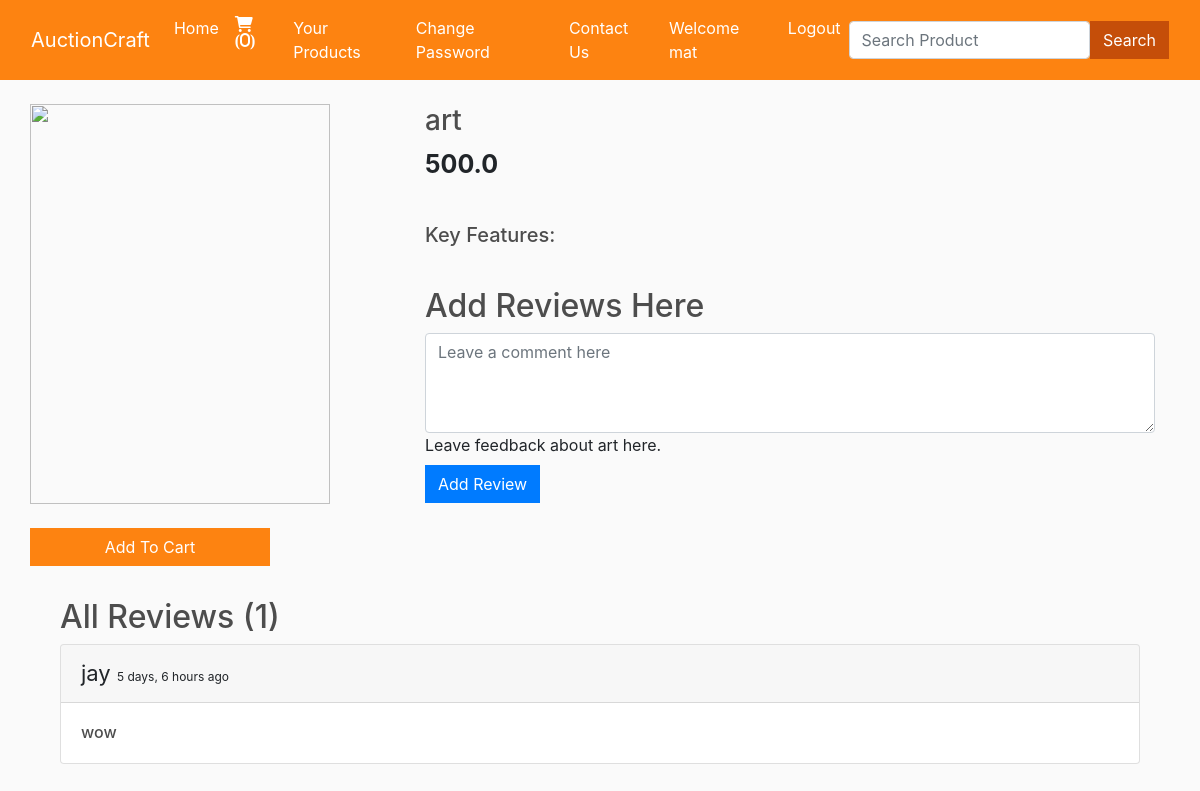
Page /product_view/1/ (signed in) on the committed database.
### users/models.py (models this page shows, shortened)
class AuctionItem(models.Model):
    seller = models.ForeignKey(User, on_delete=models.CASCADE)
    name = models.CharField(max_length=100)
    price = models.FloatField()
    image = CloudinaryField('image')

class AuctionItemReview(models.Model):
    customer = models.ForeignKey(Customer, on_delete=models.CASCADE)
    product = models.ForeignKey(AuctionItem, on_delete=models.CASCADE)
    content = models.TextField()
    datetime = models.DateTimeField(default=now)

class Customer(models.Model):
    user = models.OneToOneField(User, on_delete=models.CASCADE)
    name = models.CharField(max_length=100)
    email = models.CharField(max_length=100)
    phone_number = models.CharField(max_length=10, null=True, blank=True)
    added_items = models.ManyToManyField('AuctionItem', related_name='sellers', blank=True)
    def __str__(self):
        return str(self.user)

### users/views.py (the view, shortened to what this page needs)
# urls.py: path("product_view/<int:myid>/", views.product_view, name="product_view"),
def product_view(request, myid):
    product = AuctionItem.objects.filter(id=myid).first()
    feature = AuctionItemFeature.objects.filter(product=product)
    reviews = AuctionItemReview.objects.filter(product=product)
    data = cartData(request)
    items = data['items']
    order = data['order']
    cartItems = data['cartItems']
    return render(request, "users/items.html", {'product': product, 'cartItems': cartItems, 'feature': feature, 'reviews': reviews})

### users/inherit.py (called while the page is built)
def cartData(request):
    if request.user.is_authenticated:
        customer = request.user.customer
        order, created = Purchase.objects.get_or_create(customer=customer, complete=False)
        items = order.purchaseitem_set.all()
        cartItems = order.get_cart_items
    else:
        items = []
        order = {'get_cart_total':0, 'get_cart_items':0}
        cartItems = order['get_cart_items']
    return {'cartItems':cartItems, 'items':items, 'order':order}

### users/models.py (called while the page is built)
    @property
    def get_cart_items(self):
        orderitems = self.purchaseitem_set.all()
        total = sum([item.quantity for item in orderitems])
        return total

### users/templates/users/items.html (shortened to what this page needs)
{% extends 'users/base.html' %}
{% load static %}
{% block body %}
{% load humanize %}
<div class="container mt-4">
	<div class="row">
		<div class="col-md-4">
			<div class="row">
				<img src="{{ product.image.url }}" alt="" style="width: 300px; height: 400px;">
			</div>
			<br>
			<div class="row">
				<button data-product="{{product.id}}" data-action="add" class="btn add-btn update-cart"
					style="background-color: #FD8311; color: white; width: 15rem;">Add To Cart</button>
			</div>
			<br>
		</div>
		<div class="col-md-8">
			<h3>{{product.name}}</h3>
			<p style="font-size: 25px;"><b>{{product.price}}</b></p>
			<br>
			<h5>Key Features:</h5>
			<br>
			<h2>Add Reviews Here</h2>
			<form method="POST" action="/product_view/{{product.id}}/">
				<div class="form-floating">
					<textarea class="form-control" placeholder="Leave a comment here" id="floatingTextarea2" style="height: 100px"
						id="content" name="content"></textarea>
					<label for="floatingTextarea2">Leave feedback about {{product.name}} here.</label>
					<br>
					<button type="submit" class="btn btn-primary">Add Review</button>
				</div>
			</form>
		</div>
	</div>
	<div class="container mt-2">
		<h2>All Reviews ({{reviews.count}})</h2>
		{% for review in reviews %}
		<div class="card">
			<div class="card-header">
				<span style="font-size: 22px;">{{review.customer}} </span> <span
					style="font-size: 12px;">{{review.datetime | naturaltime}}</span>
			</div>
			<div class="card-body">
				<h6 class="card-text">{{review.content}}</h6>
			</div>
		</div>
		<br>
		{% endfor %}
	</div>
</div>
{% endblock %}

### users/templates/users/base.html (shortened to what this page needs)
{% load static %}
<!DOCTYPE html>
<html lang="en">
<head>
	<link rel="stylesheet" href="https://cdnjs.cloudflare.com/ajax/libs/font-awesome/6.0.0/css/all.min.css"
>
	<link rel="stylesheet" href="https://cdn.jsdelivr.net/npm/bootstrap@4.6.2/dist/css/bootstrap.min.css"
>
	{% block style %}
	<link rel="stylesheet" type="text/css" href="{% static 'css/base.css' %}">
	{% endblock style %}
</head>
<body>
	<nav class="navbar navbar-expand-lg navbar-dark sticky-top">
		<div class="container-fluid">
			<a class="navbar-brand" href="/">AuctionCraft</a>
			<div class="collapse navbar-collapse" id="navbarSupportedContent">
				<div class="w-75">
					<ul class="navbar-nav me-auto mb-2 mb-lg-0">
						<li class="nav-item">
							<a class="nav-link active" aria-current="page" href="/">Home</a>
						</li>
						{% if request.user.is_authenticated %}
						<li class="nav-item">
							<a class="nav-link active" aria-current="page" href="/cart/"><span
									class=" fa fa-shopping-cart"> ({{cartItems}})</span></a>
						</li>
							<li class="nav-item">
								<a class="nav-link active" href="/user_products/">Your Products</a>
							</li>
						<li class="nav-item">
							<a class="nav-link active" href="/change_password/">Change Password</a>
						</li>
						<li class="nav-item">
							<a class="nav-link active" href="/loggedin_contact/">Contact Us</a>
						</li>
						{% endif %}
						{% if not request.user.is_authenticated %}
						<li class="nav-item">
							<a class="nav-link active" aria-current="page" href="/register/">Register</a>
						</li>
						<li class="nav-item">
							<a class="nav-link active" aria-current="page" href="/login/">Login</a>
						</li>
						<li class="nav-item">
							<a class="nav-link active" href="/contact/">Contact Us</a>
						</li>
						{% else %}
						<li class="nav-item">
							<a class="nav-link user active" aria-current="page" href="#">Welcome
								{{request.user}}</a>
						</li>
						<li class="nav-item">
							<a class="nav-link active" aria-current="page" href="/logout/">Logout</a>
						</li>
						{% endif %}
					</ul>
				</div>
				<form class="d-flex" method="POST" action="/search/"> {% csrf_token %}
					<input class="form-control me-2" type="search" name="search" placeholder="Search Product"
						aria-label="Search">
					<button href="/search/" class="btn" style="background-color: #c54e09; color: white;" type="submit">Search</button>
				</form>
			</div>
		</div>
	</nav>
	{% block body %}
	{% endblock %}
</body>
</html>

### users/static/css/base.css (style rules this page uses)
.navbar { background-color: #fd8311; }
body { background-color: hsl(0, 0%, 98%); }
h1, h2, h3, h4, h5, h6 { color: hsl(0, 0%, 30%); }
.btn { border-radius: 0; }

### rows in the picture
AuctionItem: name "art", price "500.0"
AuctionItemReview: customer "jay", datetime "5 days, 6 hours ago", content "wow"

### other values in the picture
{{ cartItems }} "0"
{{ request.user }} "mat"
{{ reviews.count }} "1"
